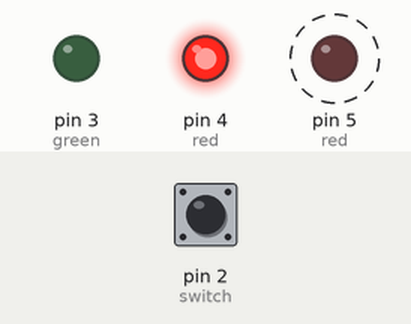
Simulated run of this sketch. Board: Arduino Uno, built with avr-gcc and run on an emulated ATmega328P. Shown: output pins drawn as LEDs (lit = HIGH). Dashed ring = blinking. The inputs (shaded band) are chosen by the test bench; at power-on: pin 2 (switch) HIGH.

Above: at 3.3 s.
3.4 s: pin 2 (switch) pulled LOW for 1.5 s
At 4.6 s:
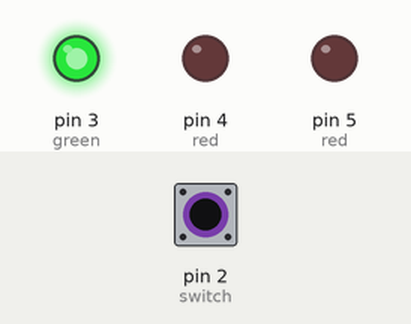
6.9 s: pin 2 (switch) pulled LOW for 3.2 s
At 10.5 s:
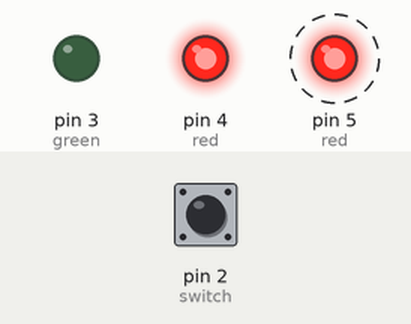
Timing chart, 0 to 17.6 s (numbered marks = the images above; inputs shaded):
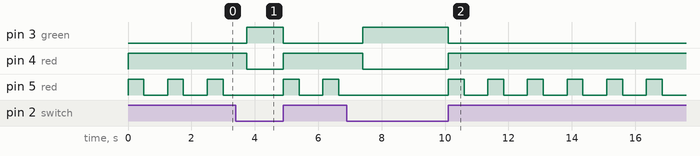

The sketch:

_02_spaceship_interface.ino
```cpp
int switchState = LOW;

void setup() {
  pinMode(2, INPUT);  // switch
  pinMode(3, OUTPUT);  // green
  pinMode(4, OUTPUT);  // red
  pinMode(5, OUTPUT);  // red
}

void loop() {
  switchState = digitalRead(2);

  // Button is not pressed
  if (switchState == LOW) {
    digitalWrite(3, HIGH);
    digitalWrite(4, LOW);
    digitalWrite(5, LOW);
  }
  else {  // Button is pressed
    digitalWrite(3, LOW);
    digitalWrite(4, HIGH);
    digitalWrite(5, HIGH);

    delay(500);
    digitalWrite(4, HIGH);
    digitalWrite(5, LOW);
    delay(750);
  }

}
```

Measured:
- after the input at 3.4 s, pin 3 (green): LOW → HIGH after 0.35 s, → LOW 1.1 s later; pin 4 (red): HIGH → LOW after 0.35 s, → HIGH 1.1 s later
- after the input at 6.9 s, pin 3 (green): LOW → HIGH after 0.50 s, → LOW 2.7 s later; pin 4 (red): HIGH → LOW after 0.50 s, → HIGH 2.7 s later
- by itself, pin 5 (red): alternates HIGH for 0.50 s and LOW for 0.75 s
